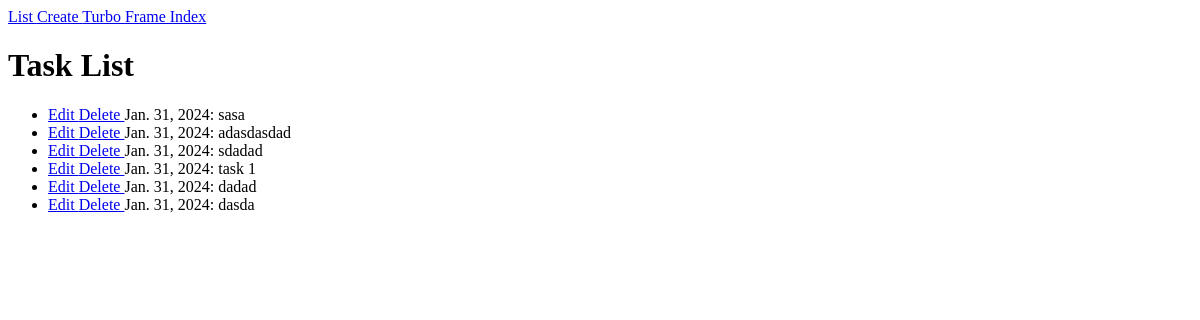
Before: /turbo-frame/list/ with the older database file.
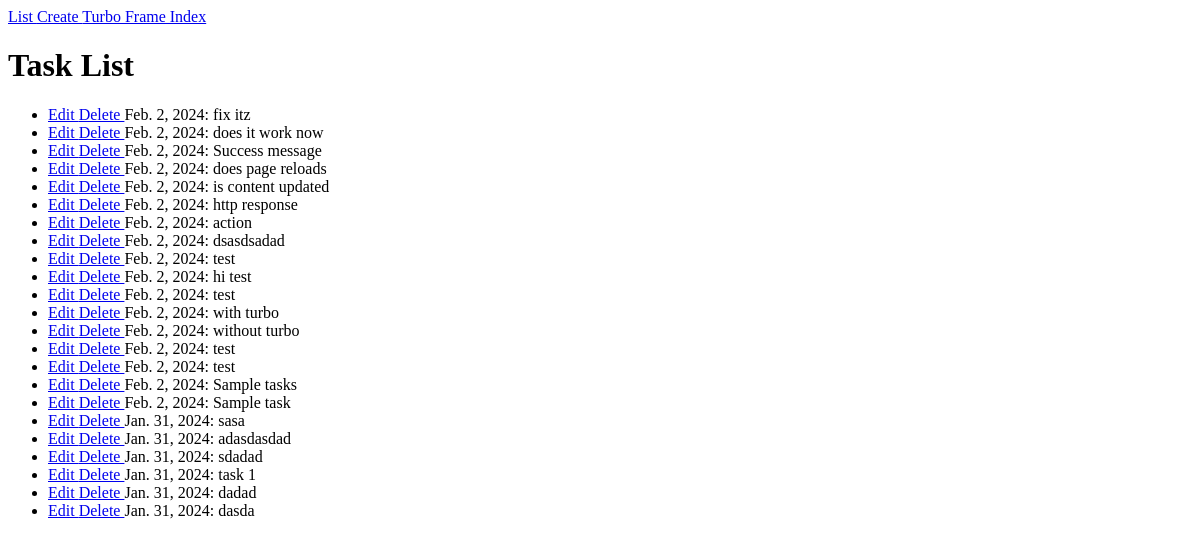
After: the same page with the newer database file.
### hotwire_django_app/tasks/models.py (models this page shows)
class Task(models.Model):
    title = models.CharField(
        max_length=250,
        validators=[MinLengthValidator(limit_value=3)]
    )
    due_date = models.DateField(default=timezone.now)

### hotwire_django_app/turbo_framez/views.py (the view)
# urls.py: path('list/', list_view, name='task-list'),
def list_view(request):
    object_list = Task.objects.all().order_by('-pk')
    context = {
        "object_list": object_list,
    }
    return render(request, 'turbo_framez/list_page.html', context)

### hotwire_django_app/templates/turbo_framez/list_page.html
{% extends "turbo_framez/base.html" %}
{% block content %}
<div class="w-full max-w-7xl mx-auto px-4">
  <h1 class="text-4xl sm:text-6xl lg:text-7xl mb-6">Task List</h1>
  <turbo-frame id="task-list">
  <div class="md:w-2/3 bg-white rounded-lg border mb-4">
    <ul class="divide-y-2 divide-gray-100" id="task-list-ul">
      {% for instance in object_list %}
      <li class="p-3 flex items-center">
        {% include 'turbo_framez/task_detail.html' with instance=instance only %}
      </li>
      {% endfor %}
    </ul>
  </div>
</turbo-frame>
</div>
{% endblock %}

### hotwire_django_app/templates/turbo_framez/task_detail.html
<turbo-frame id="task-detail-{{ instance.pk }}" class="flex-1">
<a class="btn-blue mr-3" href="{% url 'turbo-frame:task-update' instance.pk %}">
  Edit
</a>
<a class="btn-red mr-3" href="{% url 'turbo-frame:task-delete' instance.pk %}">
  Delete
</a>
{{ instance.due_date }}: {{ instance.title }}
</turbo-frame>

Changed rows visible on the page:
added Task: due_date "Feb. 2, 2024", title "fix itz"
added Task: due_date "Feb. 2, 2024", title "does it work now"
added Task: due_date "Feb. 2, 2024", title "Success message"
added Task: due_date "Feb. 2, 2024", title "does page reloads"
added Task: due_date "Feb. 2, 2024", title "is content updated"
added Task: due_date "Feb. 2, 2024", title "http response"
added Task: due_date "Feb. 2, 2024", title "action"
added Task: due_date "Feb. 2, 2024", title "dsasdsadad"
added Task: due_date "Feb. 2, 2024", title "test"
added Task: due_date "Feb. 2, 2024", title "hi test"
added Task: due_date "Feb. 2, 2024", title "test"
added Task: due_date "Feb. 2, 2024", title "with turbo"
added Task: due_date "Feb. 2, 2024", title "without turbo"
added Task: due_date "Feb. 2, 2024", title "test"
added Task: due_date "Feb. 2, 2024", title "test"
added Task: due_date "Feb. 2, 2024", title "Sample tasks"
added Task: due_date "Feb. 2, 2024", title "Sample task"
